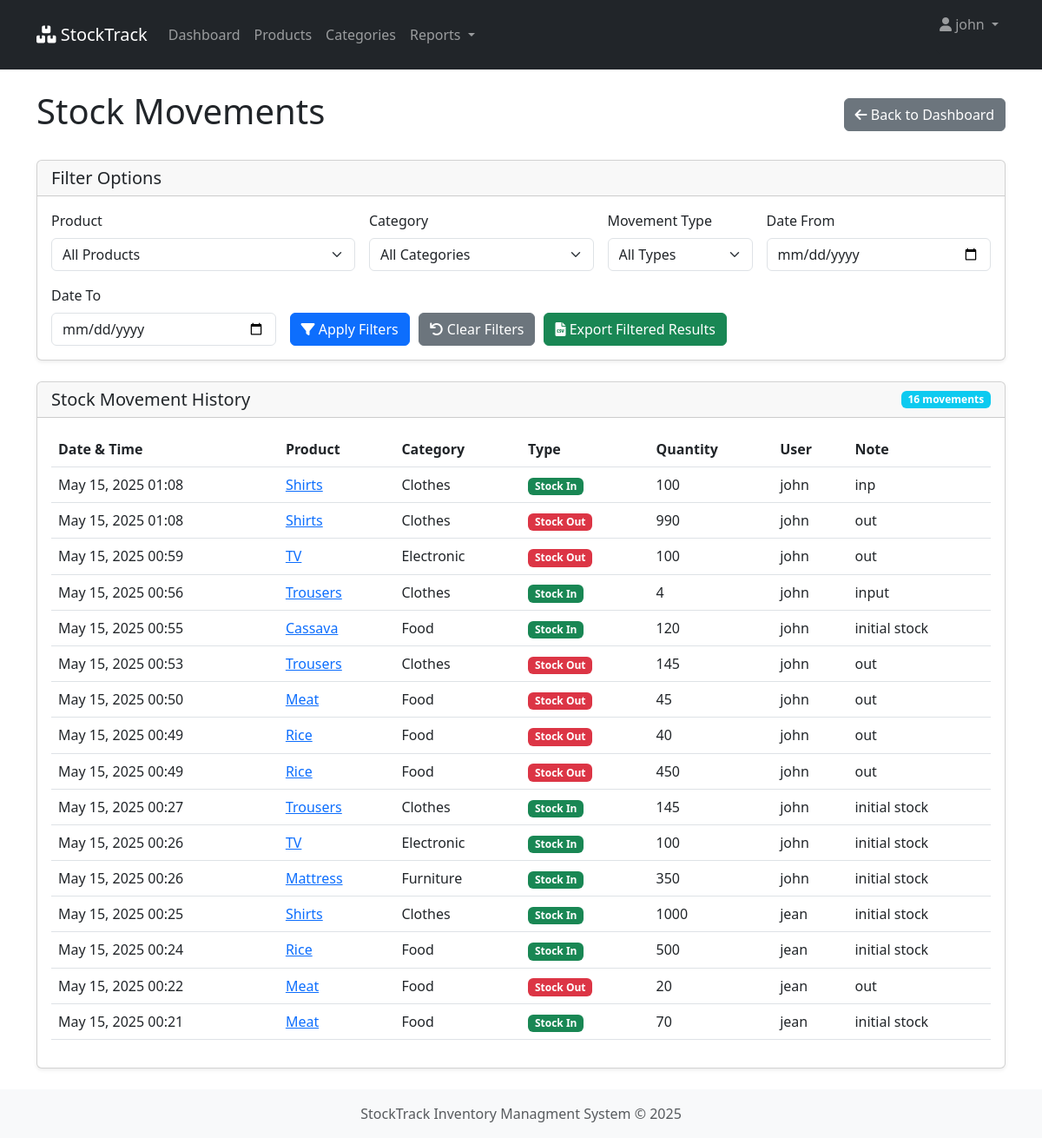
Page /movements/ (signed in) on the committed database.
### inventory/models.py (models this page shows, shortened)
class StockMovement(models.Model):
    MOVEMENT_TYPES = (
        ('in', 'Stock In'),
        ('out', 'Stock Out'),
    )
    product = models.ForeignKey(Product, on_delete=models.CASCADE, related_name="movements")
    quantity = models.IntegerField()
    movement_type = models.CharField(max_length=3, choices=MOVEMENT_TYPES, db_index=True)
    note = models.TextField(blank=True, null=True)
    created_by = models.ForeignKey(User, on_delete=models.CASCADE)
    created_at = models.DateTimeField(auto_now_add=True, db_index=True)
    class Meta:
        ordering = ['-created_at'] # New movement first

class Product(models.Model):
    name = models.CharField(max_length=255, db_index=True)
    description = models.TextField(blank=True, null=True)
    category = models.ForeignKey(Category, on_delete=models.CASCADE, related_name='products')
    price = models.DecimalField(max_digits=10, decimal_places=2, db_index=True)
    quantity = models.IntegerField(default=0, db_index=True)
    minimum_stock = models.IntegerField(default=10)
    created_at = models.DateTimeField(auto_now_add=True)
    updated_at = models.DateTimeField(auto_now=True)

class Category(models.Model):
    name = models.CharField(max_length=255, unique=True, db_index=True)
    description = models.TextField(blank=True, null=True)
    created_at = models.DateTimeField(auto_now_add=True)
    class Meta:
        verbose_name_plural = "categories"
        ordering = ['name']

### inventory/views.py (the view)
# urls.py: path('movements/',views.all_movements, name='all_movements'),
@never_cache
@login_required
def all_movements(request):
    movements = StockMovement.objects.select_related('product', 'created_by', 'product__category').order_by('-created_at')
    product_filter = request.GET.get('product')
    category_filter = request.GET.get('category')
    type_filter = request.GET.get('type')
    date_from = request.GET.get('date_from')
    date_to = request.GET.get('date_to')
    if product_filter:
        movements = movements.filter(product_id=product_filter)
    if category_filter:
        movements = movements.filter(product__category_id=category_filter)
    if type_filter in ['in', 'out']:
        movements = movements.filter(movement_type=type_filter)
    if date_from:
        try:
            date_from = datetime.strptime(date_from, '%Y-%m-%d').date()
            movements = movements.filter(created_at__date__gte=date_from)
        except ValueError:
            pass
    if date_to:
        try:
            date_to = datetime.strptime(date_to, '%Y-%m-%d').date()
            movements = movements.filter(created_at__date__lte=date_to)
        except ValueError:
            pass
    products = Product.objects.all().order_by('name')
    categories = Category.objects.all().order_by('name')
    paginator = Paginator(movements, 25)  # 25 movements per page
    page_number = request.GET.get('page')
    page_obj = paginator.get_page(page_number)
    context = {
        'movements': page_obj,
        'products': products,
        'categories': categories,
        'product_filter': product_filter,
        'category_filter': category_filter,
        'type_filter': type_filter,
        'date_from': date_from,
        'date_to': date_to,
    }
    return render(request, 'inventory/all_movements.html', context)

### inventory/templates/inventory/all_movements.html (shortened to what this page needs)
{% extends 'inventory/base.html' %}
{% load static %}
{% block content %}
<div class="d-flex justify-content-between align-items-center mb-4">
    <h1>Stock Movements</h1>
    <a href="{% url 'dashboard' %}" class="btn btn-secondary">
        <i class="fas fa-arrow-left"></i> Back to Dashboard
    </a>
</div>
<div class="card mb-4">
    <div class="card-header">
        <h5 class="mb-0">Filter Options</h5>
    </div>
    <div class="card-body">
        <form method="get" class="row g-3">
            <div class="col-md-4">
                <label for="product" class="form-label">Product</label>
                <select class="form-select" id="product" name="product">
                    <option value="">All Products</option>
                </select>
            </div>
            <div class="col-md-3">
                <label for="category" class="form-label">Category</label>
                <select class="form-select" id="category" name="category">
                    <option value="">All Categories</option>
                </select>
            </div>
            <div class="col-md-2">
                <label for="type" class="form-label">Movement Type</label>
                <select class="form-select" id="type" name="type">
                    <option value="">All Types</option>
                </select>
            </div>
            <div class="col-md-3">
                <label for="date_from" class="form-label">Date From</label>
                <input type="date" class="form-control" id="date_from" name="date_from" value="{{ date_from|date:'Y-m-d' }}">
            </div>
            <div class="col-md-3">
                <label for="date_to" class="form-label">Date To</label>
                <input type="date" class="form-control" id="date_to" name="date_to" value="{{ date_to|date:'Y-m-d' }}">
            </div>
            <div class="col-md-6">
                <div class="d-flex" style="gap: 10px; margin-top: 32px;">
                    <button type="submit" class="btn btn-primary">
                        <i class="fas fa-filter"></i> Apply Filters
                    </button>
                    <a href="{% url 'all_movements' %}" class="btn btn-secondary">
                        <i class="fas fa-undo"></i> Clear Filters
                    </a>
                    <button type="button" class="btn btn-success" id="exportBtn">
                        <i class="fas fa-file-csv"></i> Export Filtered Results
                    </button>
                </div>
            </div>
        </form>
    </div>
</div>
<div class="card">
    <div class="card-header">
        <div class="d-flex justify-content-between align-items-center">
            <h5 class="mb-0">Stock Movement History</h5>
            <span class="badge bg-info">{{ movements.paginator.count }} movement{{ movements.paginator.count|pluralize }}</span>
        </div>
    </div>
    <div class="card-body">
        <div class="table-responsive">
            <table class="table table-hover">
                <thead>
                    <tr>
                        <th>Date & Time</th>
                        <th>Product</th>
                        <th>Category</th>
                        <th>Type</th>
                        <th>Quantity</th>
                        <th>User</th>
                        <th>Note</th>
                    </tr>
                </thead>
                <tbody>
                    {% for movement in movements %}
                    <tr>
                        <td>{{ movement.created_at|date:"M d, Y H:i" }}</td>
                        <td>
                            <a href="{% url 'product_detail' movement.product.id %}">
                                {{ movement.product.name }}
                            </a>
                        </td>
                        <td>{{ movement.product.category.name }}</td>
                        <td>
                            {% if movement.movement_type == 'in' %}
                            <span class="badge bg-success">Stock In</span>
                            {% else %}
                            <span class="badge bg-danger">Stock Out</span>
                            {% endif %}
                        </td>
                        <td>{{ movement.quantity }}</td>
                        <td>{{ movement.created_by.username }}</td>
                        <td>{{ movement.note|default:"-" }}</td>
                    </tr>
                    {% empty %}
                    <tr>
                        <td colspan="7" class="text-center">No movements found with the selected filters</td>
                    </tr>
                    {% endfor %}
                </tbody>
            </table>
        </div>
    </div>
</div>
{% endblock %}

### inventory/templates/inventory/base.html (shortened to what this page needs)
<!DOCTYPE html>
<html lang="en">
<head>
    <link rel="stylesheet" href="/static/css/style.css">
    <link href="https://cdn.jsdelivr.net/npm/bootstrap@5.3.0/dist/css/bootstrap.min.css" rel="stylesheet">
    <link rel="stylesheet" href="https://cdnjs.cloudflare.com/ajax/libs/font-awesome/6.0.0/css/all.min.css">
</head>
<body>
    {% if user.is_authenticated %}
    <nav class="navbar navbar-expand-lg navbar-dark bg-dark">
        <div class="container">
            <a href="{% url 'dashboard' %}" class="navbar-brand">
                <i class="fas fa-boxes"></i> StockTrack
            </a>
            <div class="collapse navbar-collapse" id="navbar">
                <ul class="navbar-nav">
                    <li class="nav-item">
                        <a href="{% url 'dashboard' %}" class="nav-link">Dashboard</a>
                    </li>
                    <li class="nav-item">
                        <a href="{% url 'product_list' %}" class="nav-link">Products</a>
                    </li>
                    <li class="nav-item">
                        <a href="{% url 'category_list' %}" class="nav-link">Categories</a>
                    </li>
                    <li class="nav-item dropdown">
                        <a class="nav-link dropdown-toggle" href="#" id="reportsDropdown" role="button" data-bs-toggle="dropdown">
                            Reports
                        </a>
                    </li>
                </ul>
                <ul class="navbar-nav ms-auto">
                    <li class="nav-item dropdown-toggle">
                        <a href="#" class="nav-link dropdown-toggle" id="userDropdown" role="button" data-bs-toggle="dropdown">
                            <i class="fas fa-user"></i> {{user.username}}
                        </a>
                    </li>
                </ul>
            </div>
        </div>
    </nav>
    {% endif %}
    <div class="container mt-4">
        {% block content %}{% endblock %}
    </div>
    <footer class="footer mt-auto py-3 bg-light">
        <div class="container text-center">
            <span class="text-muted">
                StockTrack Inventory Managment System &copy; {% now "Y" %}
            </span>
        </div>
    </footer>
</body>
</html>

### static/css/style.css (style rules this page uses)
body { min-height: 100vh; display: flex; flex-direction: column; }
.footer { margin-top: auto; }
.card { box-shadow: 0 0.125rem 0.25rem rgba(0, 0, 0, 0.075); margin-bottom: 1.5rem; }
.card-header { font-weight: 500; background-color: #f8f9fa; }
.table { margin-bottom: 0; }
.table th { background-color: #f8f9fa; }
.form-label { font-weight: 500; }

### rows in the picture
StockMovement: created_at "May 15, 2025 01:08", product.name "Shirts", product.category.name "Clothes", movement_type "Stock In", quantity "100", created_by.username "john", note "inp"
StockMovement: created_at "May 15, 2025 01:08", product.name "Shirts", product.category.name "Clothes", movement_type "Stock Out", quantity "990", created_by.username "john", note "out"
StockMovement: created_at "May 15, 2025 00:59", product.name "TV", product.category.name "Electronic", movement_type "Stock Out", quantity "100", created_by.username "john", note "out"
StockMovement: created_at "May 15, 2025 00:56", product.name "Trousers", product.category.name "Clothes", movement_type "Stock In", quantity "4", created_by.username "john", note "input"
StockMovement: created_at "May 15, 2025 00:55", product.name "Cassava", product.category.name "Food", movement_type "Stock In", quantity "120", created_by.username "john", note "initial stock"
StockMovement: created_at "May 15, 2025 00:53", product.name "Trousers", product.category.name "Clothes", movement_type "Stock Out", quantity "145", created_by.username "john", note "out"
StockMovement: created_at "May 15, 2025 00:50", product.name "Meat", product.category.name "Food", movement_type "Stock Out", quantity "45", created_by.username "john", note "out"
StockMovement: created_at "May 15, 2025 00:49", product.name "Rice", product.category.name "Food", movement_type "Stock Out", quantity "40", created_by.username "john", note "out"
StockMovement: created_at "May 15, 2025 00:49", product.name "Rice", product.category.name "Food", movement_type "Stock Out", quantity "450", created_by.username "john", note "out"
StockMovement: created_at "May 15, 2025 00:27", product.name "Trousers", product.category.name "Clothes", movement_type "Stock In", quantity "145", created_by.username "john", note "initial stock"
StockMovement: created_at "May 15, 2025 00:26", product.name "TV", product.category.name "Electronic", movement_type "Stock In", quantity "100", created_by.username "john", note "initial stock"
StockMovement: created_at "May 15, 2025 00:26", product.name "Mattress", product.category.name "Furniture", movement_type "Stock In", quantity "350", created_by.username "john", note "initial stock"
StockMovement: created_at "May 15, 2025 00:25", product.name "Shirts", product.category.name "Clothes", movement_type "Stock In", quantity "1000", created_by.username "jean", note "initial stock"
StockMovement: created_at "May 15, 2025 00:24", product.name "Rice", product.category.name "Food", movement_type "Stock In", quantity "500", created_by.username "jean", note "initial stock"
StockMovement: created_at "May 15, 2025 00:22", product.name "Meat", product.category.name "Food", movement_type "Stock Out", quantity "20", created_by.username "jean", note "out"
StockMovement: created_at "May 15, 2025 00:21", product.name "Meat", product.category.name "Food", movement_type "Stock In", quantity "70", created_by.username "jean", note "initial stock"

### other values in the picture
{{ user.username }} "john"
{{ movements.paginator.count }} "16"
